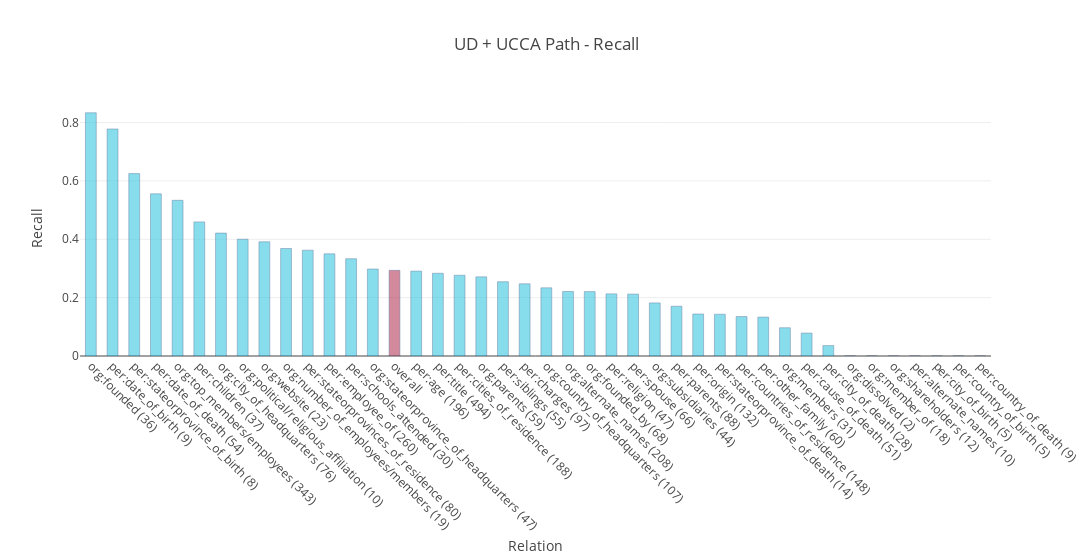

Notebook code for this chart:
### Code cell
import plotly.graph_objs as go

overall_index = next(i for (i, stat) in enumerate(stats) if stat[0] == 'overall')

colors = ['rgb(58,200,225)'] * len(stats)
colors[overall_index] = 'rgb(181,59,89)'

trace = go.Bar(
    x=[stat[0] for stat in stats],
    y=[stat[1] for stat in stats],
    name='Recall',
    width=0.5,
    marker=dict(
        color=colors,
        line=dict(
            color='rgb(8,48,107)',
            width=0.5),
        ),
    opacity=0.6
)

data = [trace]
layout = go.Layout(
    title='UD + UCCA Path - Recall',
    xaxis_title="Relation",
    yaxis_title="Recall",    
    barmode='overlay',
    width=1200,
    xaxis = go.layout.XAxis(
        tickangle = 45,
        automargin = True
        
    )
    
        
)

fig = go.Figure(data=data, layout=layout)
iplot(fig)

### Figure 1 — Plotly figure (JSON) as saved in the notebook; plotly's stock layout.template omitted (floating-point values rounded to 4 significant figures)
{"data": [{"marker": {"color": ["rgb(58,200,225)", "rgb(58,200,225)", "rgb(58,200,225)", "rgb(58,200,225)", "rgb(58,200,225)", "rgb(58,200,225)", "rgb(58,200,225)", "rgb(58,200,225)", "rgb(58,200,225)", "rgb(58,200,225)", "rgb(58,200,225)", "rgb(58,200,225)", "rgb(58,200,225)", "rgb(58,200,225)", "rgb(181,59,89)", "rgb(58,200,225)", "rgb(58,200,225)", "rgb(58,200,225)", "rgb(58,200,225)", "rgb(58,200,225)", "rgb(58,200,225)", "rgb(58,200,225)", "rgb(58,200,225)", "rgb(58,200,225)", "rgb(58,200,225)", "rgb(58,200,225)", "rgb(58,200,225)", "rgb(58,200,225)", "rgb(58,200,225)", "rgb(58,200,225)", "rgb(58,200,225)", "rgb(58,200,225)", "rgb(58,200,225)", "rgb(58,200,225)", "rgb(58,200,225)", "rgb(58,200,225)", "rgb(58,200,225)", "rgb(58,200,225)", "rgb(58,200,225)", "rgb(58,200,225)", "rgb(58,200,225)", "rgb(58,200,225)"], "line": {"color": "rgb(8,48,107)", "width": 0.5}}, "name": "Recall", "opacity": 0.6, "type": "bar", "uid": "be4d4e49-b506-4f29-b79e-031f3e6abf08", "width": 0.5, "x": ["org:founded (36)", "per:date_of_birth (9)", "per:stateorprovince_of_birth (8)", "per:date_of_death (54)", "org:top_members/employees (343)", "per:children (37)", "org:city_of_headquarters (76)", "org:political/religious_affiliation (10)", "org:website (23)", "org:number_of_employees/members (19)", "per:stateorprovinces_of_residence (80)", "per:employee_of (260)", "per:schools_attended (30)", "org:stateorprovince_of_headquarters (47)", "overall", "per:age (196)", "per:title (494)", "per:cities_of_residence (188)", "org:parents (59)", "per:siblings (55)", "per:charges (97)", "org:country_of_headquarters (107)", "org:alternate_names (208)", "org:founded_by (68)", "per:religion (47)", "per:spouse (66)", "org:subsidiaries (44)", "per:parents (88)", "per:origin (132)", "per:stateorprovince_of_death (14)", "per:countries_of_residence (148)", "per:other_family (60)", "org:members (31)", "per:cause_of_death (51)", "per:city_of_death (28)", "org:dissolved (2)", "org:member_of (18)", "org:shareholders (12)", "per:alternate_names (10)", "per:city_of_birth (5)", "per:country_of_birth (5)", "per:country_of_death (9)"], "y": [0.8333, 0.7778, 0.625, 0.5556, 0.5335, 0.4595, 0.4211, 0.4, 0.3913, 0.3684, 0.3625, 0.35, 0.3333, 0.2979, 0.2935, 0.2908, 0.2834, 0.2766, 0.2712, 0.2545, 0.2474, 0.2336, 0.2212, 0.2206, 0.2128, 0.2121, 0.1818, 0.1705, 0.1439, 0.1429, 0.1351, 0.1333, 0.0968, 0.0784, 0.0357, 0, 0, 0, 0, 0, 0, 0]}], "layout": {"barmode": "overlay", "title": {"text": "UD + UCCA Path - Recall"}, "width": 1200, "xaxis": {"automargin": true, "tickangle": 45, "title": {"text": "Relation"}}, "yaxis": {"title": {"text": "Recall"}}}}
